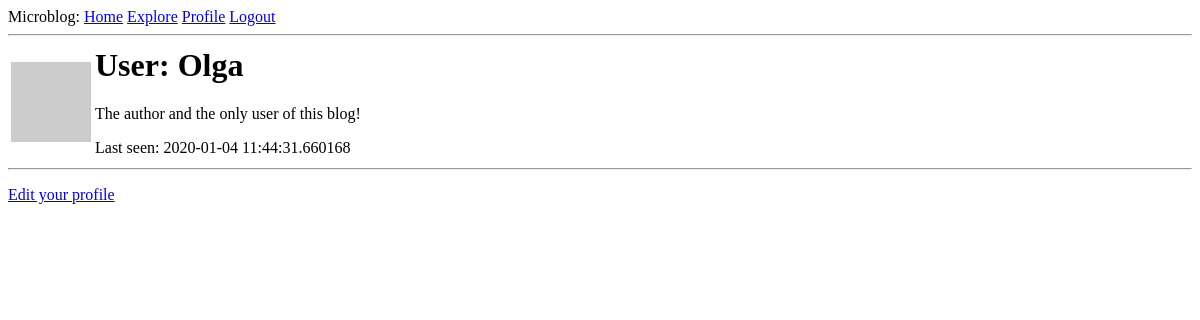
Before: /user/Olga (signed in) with the older database file.
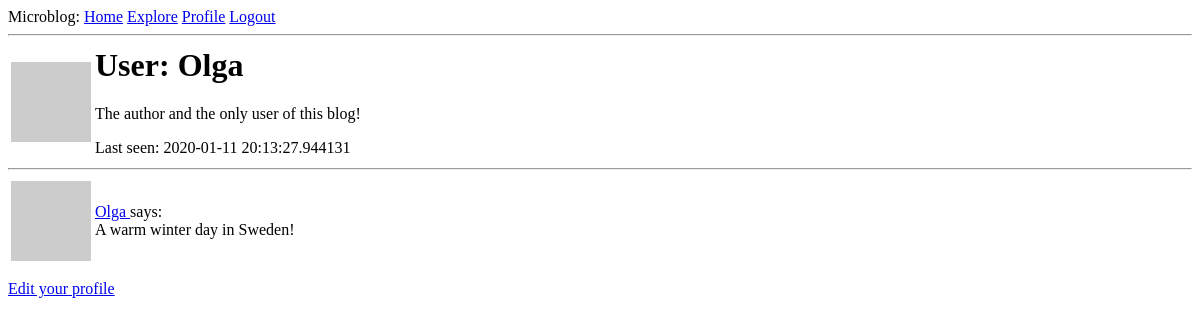
After: the same page with the newer database file.
### app/models.py (models this page shows, shortened)
class User(UserMixin, db.Model):
    id = db.Column(db.Integer, primary_key=True)
    username = db.Column(db.String(64), index=True, unique=True)
    email = db.Column(db.String(120), index=True, unique=True)
    password_hash = db.Column(db.String(128))
    about_me = db.Column(db.String(140))
    last_seen = db.Column(db.DateTime, default=datetime.utcnow)
    posts = db.relationship('Post', backref='author', lazy='dynamic')
    followed = db.relationship(
        'User', secondary=followers,
        primaryjoin=(followers.c.follower_id == id),
        secondaryjoin=(followers.c.followed_id == id),
        backref=db.backref('followers', lazy='dynamic'), lazy='dynamic')
    def avatar(self, size):
        digest =  md5(self.email.lower().encode('utf-8')).hexdigest()
        return f'https://www.gravatar.com/avatar/{digest}?d=identicon&s={size}'

class Post(db.Model):
    id = db.Column(db.Integer, primary_key=True)
    body = db.Column(db.String(140))
    timestamp = db.Column(db.DateTime, index=True, default=datetime.utcnow)
    user_id = db.Column(db.Integer, db.ForeignKey('user.id'))

### app/routes.py (the view)
@app.route('/user/<username>')
@login_required
def user(username):
    user = User.query.filter_by(username=username).first_or_404()
    page = request.args.get('page', 1, type=int)
    posts = user.posts.order_by(Post.timestamp.desc()).paginate(
        page, app.config['POSTS_PER_PAGE'], False)
    next_url = url_for('user', username=user.username, page=posts.next_num) \
        if posts.has_next else None
    prev_url = url_for('user', username=user.username, page=posts.prev_num) \
        if posts.has_prev else None
    return render_template('user.html', user=user, posts=posts.items,
                           next_url=next_url, prev_url=prev_url)

### app/models.py (called while the page is built)
@login.user_loader
def load_user(id):
    return User.query.get(int(id))

### app/routes.py (called while the page is built)
@app.before_request
def before_request():
    if current_user.is_authenticated:
        current_user.last_seen = datetime.utcnow()
        db.session.commit()

### app/templates/user.html (shortened to what this page needs)
{% extends "base.html" %}
{% block content %}
    <table>
        <tr>
            <td><img src="{{ user.avatar(128) }}"></td>
            <td>
                <h1>User: {{ user.username }}</h1>
                {% if user.about_me %}
                <p>{{ user.about_me }}</p>
                {% endif %}
                {% if user.last_seen %}
                <p>Last seen: {{ user.last_seen }}</p>
                {% endif %}
            </td>
        </tr>
    </table>
    <hr>
    {% for post in posts %}
        {% include '_post.html' %}
    {% endfor %}
    {% if user == current_user %}
    <p>
        <a href="{{ url_for('edit_profile')}}">
            Edit your profile
        </a>
    </p>
    {% elif not current_user.is_following(user) %}
    <p><a href="{{ url_for('follow', username=user.username) }}">Follow</a></p>
    {% else %}
    <p><a href="{{ url_for('unfollow', username=user.username) }}">Unfollow</a></p>
    {% endif %}
{% endblock %}

### app/templates/_post.html
<table>
    <tr valilgn="top">
        <td><img src="{{ post.author.avatar(36) }}"</td>
        <td>
            <a href="{{ url_for('user', username=post.author.username) }}">
                {{ post.author.username }}
            </a>
            says:<br>{{ post.body }}
        </td>
    </tr>
</table>

Changed rows visible on the page:
changed User "Olga": last_seen "2020-01-04 11:44:31.660168" → "2020-01-11 20:13:27.944131"
added Post: author.username "Olga", body "A warm winter day in Sweden!"
